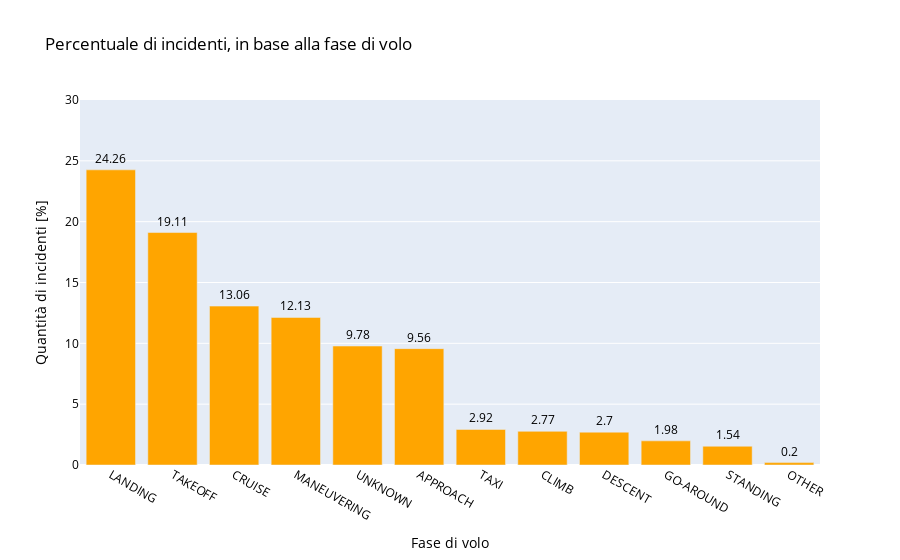

The code cell stored with this chart in its notebook:
### Markdown cell above
<h3>5. Percentuale di incidenti, in base alla fase di volo</h3>
<p>In questo grafico si analizzano le fasi di volo, osservando in quali momenti del volo si verificano piú incidenti.</p>
<h4>Osservazioni:</h4>
<p>Si osserva che le maggiori percentuali di incidenti si verificano in fase di <strong>landing</strong> (atterraggio) e <strong>takeoff</strong> (decollo): infatti queste fasi contengono rispettivamente 24.26% e 19.11% degli incidenti. Il 43% degli incidenti avvengono quindi in queste due fasi del volo, mentre gli altri sono suddivisi nelle 10 fasi riportate nel grafico sottostante.</p>
<h4>Grafico:</h4>

### Code cell
phases=aviation_slim['Phase'].str.upper().value_counts().sort_values(ascending=False).reset_index(name="count")
accidents = len(aviation_slim.index)

fig = go.Figure(data=[
    go.Bar(name='Phase of flight', x=phases['index'], y=(phases['count']/accidents)*100, text=round((phases['count']/accidents)*100,2),marker_color='orange')
], layout_yaxis_range=[0,30])
fig.update_traces( textposition='outside')
fig.update_layout(
    title="Percentuale di incidenti, in base alla fase di volo",
    xaxis_title="Fase di volo",
    yaxis_title="Quantità di incidenti [%]",
    font=dict(
        size=12,
        color="Black"
    )

)
fig.show()

### Figure 1 — Plotly figure (JSON) as saved in the notebook; plotly's stock layout.template omitted (floating-point values rounded to 4 significant figures)
{"data": [{"marker": {"color": "orange"}, "name": "Phase of flight", "text": [24.26, 19.11, 13.06, 12.13, 9.78, 9.56, 2.92, 2.77, 2.7, 1.98, 1.54, 0.2], "textposition": "outside", "type": "bar", "x": ["LANDING", "TAKEOFF", "CRUISE", "MANEUVERING", "UNKNOWN", "APPROACH", "TAXI", "CLIMB", "DESCENT", "GO-AROUND", "STANDING", "OTHER"], "y": [24.26, 19.11, 13.06, 12.13, 9.776, 9.564, 2.922, 2.767, 2.698, 1.983, 1.54, 0.1954]}], "layout": {"autosize": true, "font": {"color": "Black", "size": 12}, "title": {"text": "Percentuale di incidenti, in base alla fase di volo"}, "xaxis": {"autorange": true, "range": [-0.5, 11.5], "title": {"text": "Fase di volo"}, "type": "category"}, "yaxis": {"range": [0, 30], "title": {"text": "Quantità di incidenti [%]"}, "type": "linear"}}}
